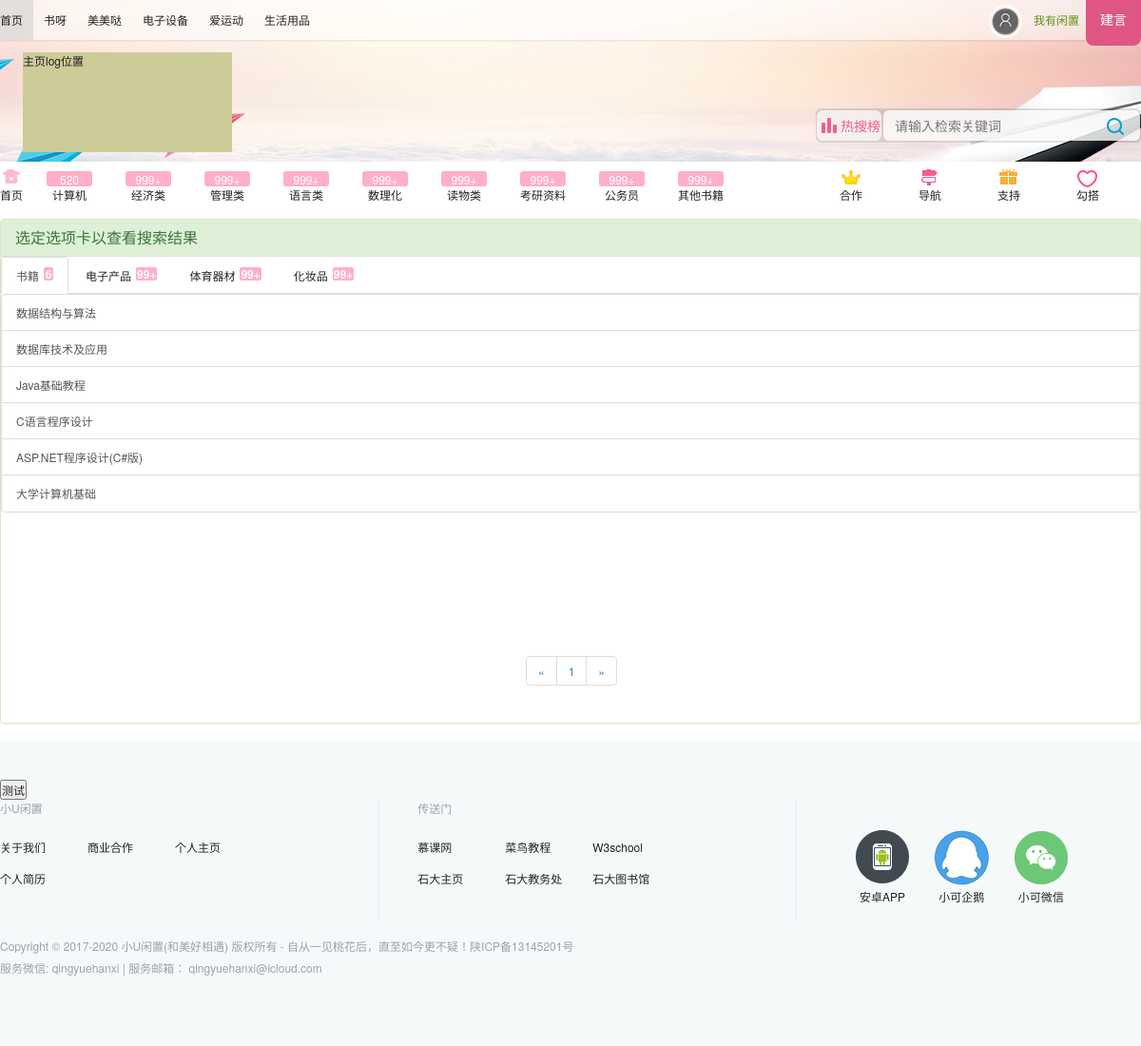
Screenshot of /search.php?keyword=计算机 with the database file from the repository.
### tables this page shows
CREATE TABLE `books` (
  `id` int(11) NOT NULL AUTO_INCREMENT COMMENT '编号 主键',
  `title` varchar(30) NOT NULL COMMENT '书名',
  `author` varchar(30) NOT NULL COMMENT '作者 多名作者 以英文逗号分隔',
  `press` varchar(25) NOT NULL COMMENT '出版社',
  `edition` int(11) NOT NULL DEFAULT '1' COMMENT '版次 未填写则是第一版',
  `label` varchar(25) DEFAULT NULL COMMENT '标签，书的类型，可以多个，以英文逗号分隔',
  `publishdate` date NOT NULL COMMENT '出版日期',
  `printdate` date NOT NULL COMMENT '印刷日期',
  `enteringdate` date NOT NULL COMMENT '录入数据库日期',
  `username` varchar(20) NOT NULL COMMENT '书的主人',
  `price` tinyint(4) NOT NULL COMMENT '书的主人出示的价格 <=300',
  `comment` text COMMENT '主人对书的简介',
  PRIMARY KEY (`id`)
);

### php/pdo_connect.php (called while the page is built, shortened)
<?php
function getPdo(){
	$host = "127.0.0.1";
	$db_name = "syth";
	$user = "shiyoutaohua";
	$password = "12345687";
	$dsn = "mysql:host=$host;dbname=$db_name";
	try{
		$pdo = new PDO($dsn, $user, $password);
	}catch(Exception $e){
		$e->getMessage();
	}
	$pdo ->query("set names utf8");
	return $pdo;
}
?>

### php/search_tools.php (called while the page is built, shortened)
<?php
require_once("pdo_connect.php");
class SearchBooksByKeyword{
	private $pdo,$keyword,$result;
	private $keyArray;
	public function __construct($keyWord){
		$this->pdo = getPdo();
		$this->keyArray = explode(" ", $keyWord);
	}
	function getLargeCount(){
		$sql = "";
		for($i = 0; $i < count($this->keyArray); $i ++){
			$key = $this->keyArray[$i];
			if($i === 0){
				$sql = "SELECT id FROM `books` WHERE (`label` LIKE '%".$key."%' OR `title` LIKE '%".$key."%')";
			}else{
				$sql = $sql." OR (`label` LIKE '%".$key."%' OR `title` LIKE '%".$key."%')";
			}
		}
		try{
			$this->result = $this->pdo->query($sql);
		}
		catch(Exception $e){
			$e->getMessage();
		}
		return count($this->result->fetchAll());
	}
	function getLargeIdSet($pageCode){
		$offset = 9*($pageCode-1);
		$sql = "";
		for($i = 0; $i < count($this->keyArray); $i ++){
			$key = $this->keyArray[$i];
			if($i === 0){
				$sql = "SELECT id FROM `books` WHERE (`label` LIKE '%".$key."%' OR `title` LIKE '%".$key."%') LIMIT ".$offset.",9";
			}else{
				$sql = str_ireplace(substr($sql, -10), "", $sql);
				$sql = $sql." OR (`label` LIKE '%".$key."%' OR `title` LIKE '%".$key."%') LIMIT ".$offset.",9";
			}
		}
		$res = $this->pdo->query($sql);
		return $res;
	}
}
?>

### php/get_all_book_info_by_id.php (called while the page is built, shortened)
<?php
require_once("pdo_connect.php");
class SingleBookInfo{
	private $id_book,$resultArray, $sql;
	public function __construct($id_book){
		@$this->pdo = getPdo();
		$this->sql = "SELECT * FROM books WHERE id=$id_book";
		try{
			$result = $this->pdo->query($this->sql);
			$this->resultArray = $result->fetch(PDO::FETCH_ASSOC);
		}
		catch(Exception $e){
			$e->getMessage();
		}
	}
	function getTitle(){
		return $this->resultArray["title"];
	}
}
?>

### search.php (the view, shortened to what this page needs)
<!doctype html>
<html>
<head>
<link href="css/header.css" rel="stylesheet" type="text/css">
<link href="css/search.css" rel="stylesheet" type="text/css">
<link href="css/footer.css" rel="stylesheet" type="text/css">
<link rel="stylesheet" href="http://cdn.bootcss.com/bootstrap/3.3.7/css/bootstrap.min.css">
<?php
	include_once("php/search_tools.php");
	include_once("php/get_all_book_info_by_id.php");
?>
</head>
<body>
	<header>
    	<div class="minitop">
        	<div class="box1">
            	<ul>
                	<a href="index.php"><li class="li_1" title="首页-U你真好">首页</li></a>
                    <a href="404.html" target="new" title="二手书"><li>书呀</li></a>
                    <a href="404.html" target="new" title="护肤品&衣服"><li>美美哒</li></a>
                    <a href="404.html" target="new" title="电子设备"><li>电子设备</li></a>
                    <a href="404.html" target="new" title="运动健身器材"><li>爱运动</li></a>
                    <a href="404.html" target="new" title="生活用品"><li>生活用品</li></a>
                </ul>
                <div class="login-feedback">
					<a><div class="suggest" title="我们乐意倾听你!">建言</div></a>
					<a><div class="upload">我有闲置</div></a>
					<a href="login.php" target="_top" title="登录">
						<div id="login-ico" class="login">
							<img width="35" height="35" src="images/user-ico/unlogin.png">
						</div>
					</a>
                </div>
            </div>
        </div>
        <div class="topbox">
        	<div class="log_search">
        		<a href="" class="log">主页log位置</a>
            	<div class="search_newest">
            		<a href="404.html" target="new" class="newest" title="大家都在找什么?">
                		<span>热搜榜</span>
                	</a>
                	<div class="search">
                    	<form id="form1" method="get" action="search.php">
                            <input id="word-search" name="keyword" type="text" placeholder="请输入检索关键词">
                            <button name="search" type="submit" title="查找"></button>
                        </form>
                	</div>
            	</div>
            </div>
        </div>
        <nav>
        	<ul>
            	<li>
                	<a href="index.php">
                		<i></i>
                    	<div class="nav-name">首页</div>
                    </a>
                </li>
                <li>
                	<a href="404.html" target="new">
                    	<span>520</span>
                        <div class="nav-name">计算机</div>
                    </a>
                </li>
                <li>
                	<a href="404.html" target="new">
                    	<span>999+</span>
                        <div class="nav-name">经济类</div>
                    </a>
                </li>
                <li>
                	<a href="404.html" target="new">
                    	<span>999+</span>
                        <div class="nav-name">管理类</div>
                    </a>
                </li>
                <li>
                	<a href="404.html" target="new">
                    	<span>999+</span>
                        <div class="nav-name">语言类</div>
                    </a>
                </li>
                <li>
                	<a href="404.html" target="new">
                    	<span>999+</span>
                        <div class="nav-name">数理化</div>
                    </a>
                </li>
                <li>
                	<a href="404.html" target="new">
                    	<span>999+</span>
                        <div class="nav-name">读物类</div>
                    </a>
                </li>
                <li>
                	<a href="404.html" target="new">
                    	<span>999+</span>
                        <div class="nav-name">考研资料</div>
                    </a>
                </li>
                <li>
                	<a href="404.html" target="new">
                    	<span>999+</span>
                        <div class="nav-name">公务员</div>
                    </a>
                </li>
                <li>
                	<a href="404.html" target="new">
                    	<span>999+</span>
                        <div class="nav-name">其他书籍</div>
                    </a>
                </li>
            	<li>
                	<a href="404.html" target="new" title="加入我们">
                		<i></i>
                    	<div class="nav-name">合作</div>
                    </a>
                </li>
            	<li>
                	<a href="404.html" target="new" title="站内导航">
                		<i></i>
                    	<div class="nav-name">导航</div>
                    </a>
                </li>
            	<li>
                	<a title="请支持我们">
                		<i></i>
                    	<div class="nav-name">支持</div>
                    </a>
                </li>
            	<li>
                	<a href="404.html" target="new" title="此汉可撩（￣︶￣）↗">
                		<i></i>
                    	<div class="nav-name">勾搭</div>
                    </a>
                </li>
            </ul>
        </nav>
    </header>
	<div class="mainbox">
		<?php
			if(isset($_REQUEST["keyword"]) && $_REQUEST["keyword"] != null){
				$keyword = $_REQUEST["keyword"];
			}
			else{
				$keyword = "";
			}
			if(isset($_REQUEST["page"]) && $_REQUEST["page"] != null){
				if($_REQUEST["page"] < 1)
				{
					$page = 1;
				}
				else
				{
					$page = $_REQUEST["page"];
				}
			}
			else{
				$page = 1;
			}
			if(isset($_REQUEST["search"])){
				$isFromSearchbox = true;
			}
			else{
				$isFromSearchbox = false;
			}
			$searchBooksByKeyword = new SearchBooksByKeyword($keyword);
			$bookCount = $isFromSearchbox ? ($searchBooksByKeyword->getSmallCount()) : ($searchBooksByKeyword->getLargeCount());
		?>
		<div class="panel panel-success">
			<div class="panel-heading">
				<h3 class="panel-title">选定选项卡以查看搜索结果</h3>
			</div>
			<div class="panel-body" style="height: 490px; padding: 0;">
				<ul id="myTab" class="nav nav-tabs">
					<li class="active">
						<a href="#content1" data-toggle="tab">
							书籍
							<span id="bookcount" class="badge pull-right" style="padding: 1px; margin-left: 5px; border-radius: 2px; background-color: #ffafc9;">
								<?php
									if($bookCount > 99){echo "99+";}else{echo $bookCount;}
								?>
							</span>
						</a>
					</li>
					<li>
						<a href="#content2" data-toggle="tab">
							电子产品
							<span class="badge pull-right" style="padding: 1px; margin-left: 5px; border-radius: 2px; background-color: #ffafc9;">
								99+
							</span>
						</a>
					</li>
					<li>
						<a href="#content3" data-toggle="tab">
							体育器材
							<span class="badge pull-right" style="padding: 1px; margin-left: 5px; border-radius: 2px; background-color: #ffafc9;">
								99+
							</span>
						</a>
					</li>
					<li>
						<a href="#content4" data-toggle="tab">
							化妆品
							<span class="badge pull-right" style="padding: 1px; margin-left: 5px; border-radius: 2px; background-color: #ffafc9;">
								99+
							</span>
						</a>
					</li>
				</ul>
				<div id="myTabContent" class="tab-content">
					<div class="tab-pane fade in active" id="content1">
						<ul class="list-group">
							<?php
								if($isFromSearchbox)
								{
									$result = $searchBooksByKeyword->getSmallIdSet($page);
								}
								else
								{
									$result = $searchBooksByKeyword->getLargeIdSet($page);
								}
								$array = $result->fetchAll(PDO::FETCH_ASSOC);
								for($i = 0; $i < count($array); $i++){
									$bookId = $array[$i]["id"];
									$singleBookInfo = new SingleBookInfo($bookId);
									echo '<a href="module_books/book-detail.php?id_book='.$bookId.'" class="list-group-item" target="new">';
									echo $singleBookInfo->getTitle();
									echo '</a>';
								}
							?>
						</ul>
						<div class="page-code">
							<ul class="pagination">
								<?php
									if($bookCount == 0)
									{
									}
									else
									{
										echo '<li><a onClick="previousPage()">&laquo;</a></li>';
										for($i = 1; $i <= ceil($bookCount/9); $i++)
										{
											echo '<li><a href="search.php?keyword=',$keyword,'&page=',$i,'">',$i,'</a></li>';
										}
										echo '<li><a onClick="nextPage()">&raquo;</a></li>';
									}
								?>
							</ul>
						</div>
					</div>
				</div>
			</div>
		</div>
	</div>
    <footer>
		<button onClick="showPageCode()">测试</button>
    	<div class="wrapgate-about">
        	<table>
            	<tr>
                	<td>
						<span>小U闲置</span>
						<p><a>关于我们</a></p>
						<p><a>商业合作</a></p>
						<p><a>个人主页</a></p>
						<p><a>个人简历</a></p>
					</td>
                    <td>
						<span>传送门</span>
						<p><a href="https://www.imooc.com" title="慕课网" target="new">慕课网</a></p>
						<p><a href="http://www.runoob.com" title="菜鸟教程" target="new">菜鸟教程</a></p>
						<p><a href="http://www.w3school.com.cn" title="W3school" target="new">W3school</a></p>
						<p><a href="http://www.xapi.edu.cn" title="西安石油大学主页" target="new">石大主页</a></p>
						<p><a href="http://jwch.xsyu.edu.cn/index.html" title="西安石油大学教务处" target="new">石大教务处</a></p>
						<p><a href="http://lib.xsyu.edu.cn" title="西安石油大学图书馆" target="new">石大图书馆</a></p>
					</td>
                    <td>
                    	<div class="app-download">
                        	<i></i>
                            安卓APP
                        </div>
                        <div class="qq">
                        	<i></i>
                            小可企鹅
                        </div>
                        <div class="wechat">
                        	<i></i>
                            小可微信
                        </div>
                    </td>
                </tr>
            </table>
        </div>
        <div class="copyright">
        	<p>Copyright © 2017-2020 小U闲置(和美好相遇) 版权所有 - 自从一见桃花后，直至如今更不疑！陕ICP备13145201号</p>
			<p>服务微信: qingyuehanxi | 服务邮箱： qingyuehanxi@icloud.com</p>
        </div>
	</footer>
</body>
</html>

### css/search.css (style rules this page uses)
.mainbox { width: 1200px; height: 550px; position: absolute; top: 230px; left: 0; right: 0; margin: 0 auto; }
.list-group a { overflow: hidden; text-overflow: ellipsis; }
.page-code { width: 1200px; height: 40px; position: absolute; bottom: 50px; }
.page-code ul { display: table; margin: 0 auto; }

### css/footer.css (style rules this page uses)
footer { height:320px; width:100%; position:absolute; top:2200px; background-color: #f6f9fa; padding-top: 40px; }
.wrapgate-about { width:1200px; height:120px; position:absolute; left:50%; margin-left:-600px; }
.wrapgate-about table td { width:370px; height:120px; border-right: 1px solid rgba(229,233,239,1.00); padding:0 40px 0 0; vertical-align: top; }
.wrapgate-about table td span { display: block; float: left; width: 318px; color:#99a2aa; margin-bottom: 24px; }
.wrapgate-about table td p { width: 92px; margin-bottom: 16px; color: rgba(34,34,34,1.00); float: left; }
.wrapgate-about table td:nth-child(2) { padding-left: 40px; }
.wrapgate-about table td:nth-child(3) { height: 90px; padding: 30px 0 0 40px; border: none; }
.wrapgate-about table td:nth-child(3) div { margin:0 0 0 20px; border-radius:5px; }
.wrapgate-about .app-download { width:60px; height:96px; display:inline-block;text-align: center; }
.wrapgate-about .app-download i { display:inline-block; width:60px; height:60px; background-image:url(../images/icons.png); background-position:-1090px -194px; }
.wrapgate-about .qq { width:60px; height:96px; display:inline-block; text-align: center; }
.wrapgate-about .qq i { display:inline-block; width:60px; height:60px; background-image:url(../images/icons.png); background-position:-955px -67px; }
.wrapgate-about .wechat { width:60px; height:96px; display:inline-block;text-align: center; }
.wrapgate-about .wechat i { display:inline-block; width:60px; height:60px; background-image:url(../images/icons.png); background-position:-1024px -65px; }
.copyright { width:1200px; height:120px; position:absolute; top:170px; left:50%; margin:30px -600px; font-size: 12px; }
.copyright p { color:#99a2aa; margin:6px 0; }

### search.php (style rules this page uses)
body a { font-size: 12px; color: rgba(34,34,34,1); }
header nav span { height: 16px; }
footer { top: 780px; font-size: 12px; }
.wrapgate-about table td:first-child { width: 400px; }
.wrapgate-about table td:nth-child(2) { width: 440px; }

### rows the page displays
books: title "数据结构与算法"
books: title "数据库技术及应用"
books: title "Java基础教程"
books: title "C语言程序设计"
books: title "ASP.NET程序设计(C#版)"
books: title "大学计算机基础"

### other values shown
$bookCount "6"
